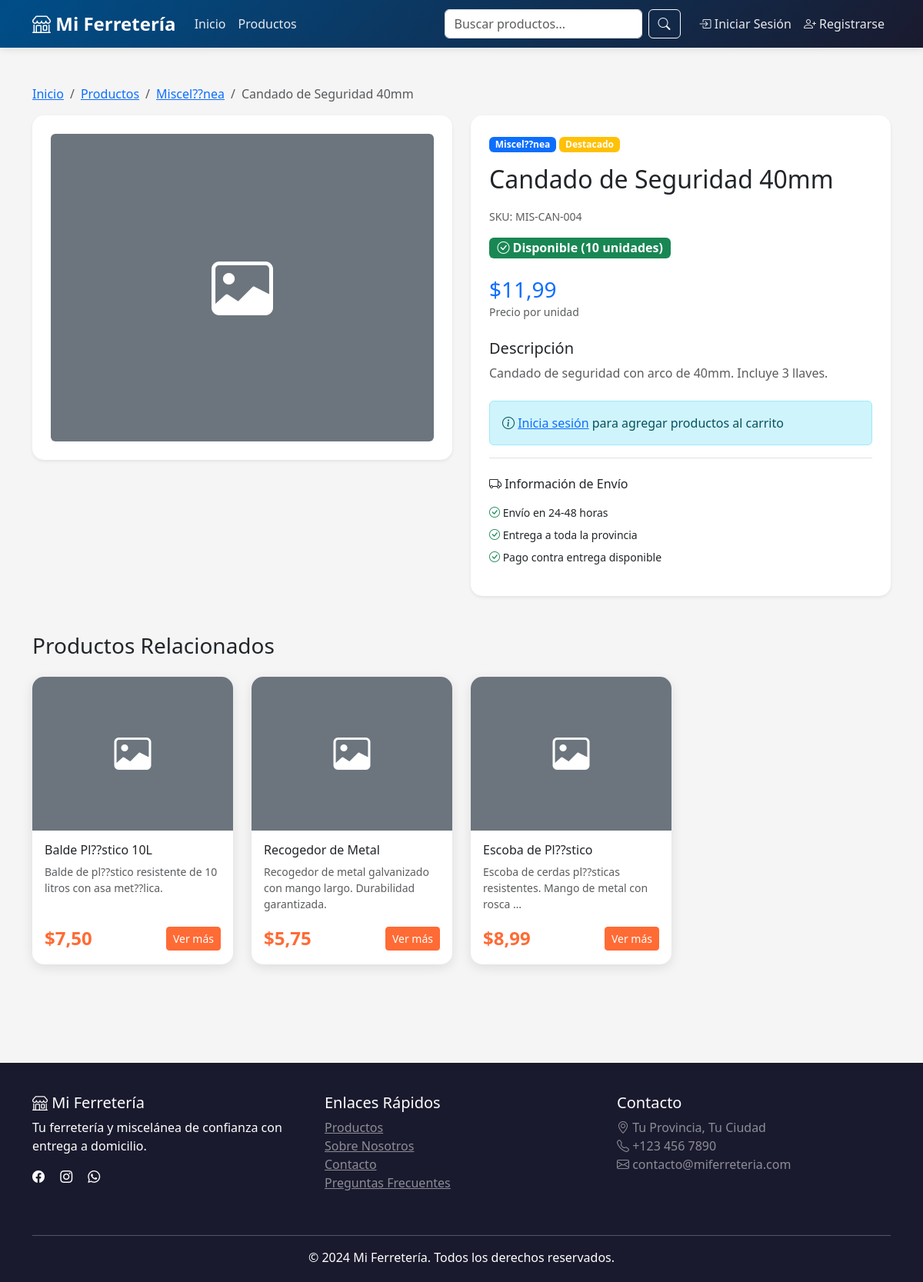
The page /producto/22/ on the database its author committed.
### shop/models.py (models this page shows, shortened)
class Product(models.Model):
    category = models.ForeignKey(Category, on_delete=models.CASCADE, related_name='products', verbose_name="Categoría")
    name = models.CharField(max_length=200, verbose_name="Nombre")
    description = models.TextField(verbose_name="Descripción")
    price = models.DecimalField(max_digits=10, decimal_places=2, validators=[MinValueValidator(Decimal('0.01'))], verbose_name="Precio")
    stock = models.IntegerField(default=0, validators=[MinValueValidator(0)], verbose_name="Stock")
    image = models.ImageField(upload_to='products/', blank=True, null=True, verbose_name="Imagen")
    is_active = models.BooleanField(default=True, verbose_name="Activo")
    featured = models.BooleanField(default=False, verbose_name="Destacado")
    sku = models.CharField(max_length=50, unique=True, verbose_name="SKU")
    created_at = models.DateTimeField(auto_now_add=True)
    updated_at = models.DateTimeField(auto_now=True)
    class Meta:
        verbose_name = "Producto"
        verbose_name_plural = "Productos"
        ordering = ['-created_at']
    @property
    def in_stock(self):
        return self.stock > 0

class Category(models.Model):
    name = models.CharField(max_length=100, verbose_name="Nombre")
    description = models.TextField(blank=True, verbose_name="Descripción")
    slug = models.SlugField(unique=True)
    created_at = models.DateTimeField(auto_now_add=True)
    class Meta:
        verbose_name = "Categoría"
        verbose_name_plural = "Categorías"
        ordering = ['name']

### shop/views.py (the view)
# urls.py: path('producto/<int:pk>/', views.product_detail, name='product_detail'),
def product_detail(request, pk):
    product = get_object_or_404(Product, pk=pk, is_active=True)
    related_products = Product.objects.filter(
        category=product.category,
        is_active=True
    ).exclude(pk=pk)[:4]
    context = {
        'product': product,
        'related_products': related_products,
    }
    return render(request, 'shop/product_detail.html', context)

### shop/templates/shop/product_detail.html (shortened to what this page needs)
{% extends 'shop/base.html' %}
{% block content %}
<div class="container py-5">
    <nav aria-label="breadcrumb">
        <ol class="breadcrumb">
            <li class="breadcrumb-item"><a href="{% url 'shop:home' %}">Inicio</a></li>
            <li class="breadcrumb-item"><a href="{% url 'shop:product_list' %}">Productos</a></li>
            <li class="breadcrumb-item"><a href="{% url 'shop:product_list' %}?category={{ product.category.slug }}">{{ product.category.name }}</a></li>
            <li class="breadcrumb-item active">{{ product.name }}</li>
        </ol>
    </nav>
    <div class="row">
        <div class="col-lg-6 mb-4">
            <div class="card shadow-sm">
                <div class="card-body p-4">
                    {% if product.image %}
                        <img src="{{ product.image.url }}" class="img-fluid rounded" alt="{{ product.name }}">
                    {% else %}
                        <div class="bg-secondary rounded d-flex align-items-center justify-content-center" style="height: 400px;">
                            <i class="bi bi-image text-white" style="font-size: 5rem;"></i>
                        </div>
                    {% endif %}
                </div>
            </div>
        </div>
        <div class="col-lg-6">
            <div class="card shadow-sm">
                <div class="card-body p-4">
                    <div class="mb-3">
                        <span class="badge bg-primary">{{ product.category.name }}</span>
                        {% if product.featured %}
                            <span class="badge bg-warning">Destacado</span>
                        {% endif %}
                    </div>
                    <h2 class="mb-3">{{ product.name }}</h2>
                    <div class="mb-3">
                        <small class="text-muted">SKU: {{ product.sku }}</small>
                    </div>
                    <div class="mb-4">
                        {% if product.stock == 0 %}
                            <span class="badge bg-danger fs-6">
                                <i class="bi bi-x-circle"></i> Agotado
                            </span>
                        {% elif product.stock < 10 %}
                            <span class="badge bg-warning fs-6">
                                <i class="bi bi-exclamation-triangle"></i> Últimas {{ product.stock }} unidades
                            </span>
                        {% else %}
                            <span class="badge bg-success fs-6">
                                <i class="bi bi-check-circle"></i> Disponible ({{ product.stock }} unidades)
                            </span>
                        {% endif %}
                    </div>
                    <div class="mb-4">
                        <h3 class="text-primary mb-0">${{ product.price }}</h3>
                        <small class="text-muted">Precio por unidad</small>
                    </div>
                    <div class="mb-4">
                        <h5>Descripción</h5>
                        <p class="text-muted">{{ product.description }}</p>
                    </div>
                    {% if product.in_stock and user.is_authenticated %}
                        <form id="addToCartForm" class="mb-4">
                            {% csrf_token %}
                            <div class="row align-items-end">
                                <div class="col-md-4 mb-3">
                                    <label for="quantity" class="form-label">Cantidad:</label>
                                    <input type="number"
                                           class="form-control form-control-lg"
                                           id="quantity"
                                           name="quantity"
                                           value="1"
                                           min="1"
                                           max="{{ product.stock }}">
                                </div>
                                <div class="col-md-8 mb-3">
                                    <button type="submit" class="btn btn-primary btn-lg w-100">
                                        <i class="bi bi-cart-plus"></i> Agregar al Carrito
                                    </button>
                                </div>
                            </div>
                        </form>
                    {% elif not product.in_stock %}
                        <div class="alert alert-warning">
                            <i class="bi bi-exclamation-triangle"></i>
                            Este producto no está disponible actualmente
                        </div>
                    {% else %}
                        <div class="alert alert-info">
                            <i class="bi bi-info-circle"></i>
                            <a href="{% url 'shop:login' %}?next={{ request.path }}">Inicia sesión</a> para agregar productos al carrito
                        </div>
                    {% endif %}
                    <div class="border-top pt-4">
                        <h6 class="mb-3"><i class="bi bi-truck"></i> Información de Envío</h6>
                        <ul class="list-unstyled small">
                            <li class="mb-2"><i class="bi bi-check-circle text-success"></i> Envío en 24-48 horas</li>
                            <li class="mb-2"><i class="bi bi-check-circle text-success"></i> Entrega a toda la provincia</li>
                            <li class="mb-2"><i class="bi bi-check-circle text-success"></i> Pago contra entrega disponible</li>
                        </ul>
                    </div>
                </div>
            </div>
        </div>
    </div>
    {% if related_products %}
        <div class="mt-5">
            <h3 class="mb-4">Productos Relacionados</h3>
            <div class="row g-4">
                {% for related in related_products %}
                    <div class="col-lg-3 col-md-4 col-sm-6">
                        <div class="card h-100">
                            <div class="position-relative">
                                {% if related.image %}
                                    <img src="{{ related.image.url }}" class="card-img-top product-image" alt="{{ related.name }}">
                                {% else %}
                                    <div class="product-image bg-secondary d-flex align-items-center justify-content-center">
                                        <i class="bi bi-image text-white" style="font-size: 3rem;"></i>
                                    </div>
                                {% endif %}
                            </div>
                            <div class="card-body d-flex flex-column">
                                <h6 class="card-title">{{ related.name }}</h6>
                                <p class="card-text text-muted small flex-grow-1">
                                    {{ related.description|truncatewords:10 }}
                                </p>
                                <div class="d-flex justify-content-between align-items-center mt-auto">
                                    <span class="price-tag">${{ related.price }}</span>
                                    <a href="{% url 'shop:product_detail' related.pk %}" class="btn btn-sm btn-primary">
                                        Ver más
                                    </a>
                                </div>
                            </div>
                        </div>
                    </div>
                {% endfor %}
            </div>
        </div>
    {% endif %}
</div>
{% endblock %}

### shop/templates/shop/base.html (style rules this page uses)
:root { --primary-color: #ff6b35; --secondary-color: #004e89; --dark-color: #1a1a2e; --light-color: #f5f5f5; }
body { font-family: 'Segoe UI', Tahoma, Geneva, Verdana, sans-serif; background-color: var(--light-color); }
.btn-primary { background-color: var(--primary-color); border-color: var(--primary-color); transition: all 0.3s; }
.card { border: none; border-radius: 15px; box-shadow: 0 4px 15px rgba(0,0,0,0.1); transition: transform 0.3s, box-shadow 0.3s; }
.product-image { height: 200px; object-fit: cover; border-radius: 15px 15px 0 0; }
.price-tag { font-size: 1.5rem; font-weight: bold; color: var(--primary-color); }

### rows shown on the page
Product: category.name "Miscel??nea", name "Candado de Seguridad 40mm", sku "MIS-CAN-004", stock "10", price "11,99", description "Candado de seguridad con arco de 40mm. Incluye 3 llaves."
Product: name "Balde Pl??stico 10L", description "Balde de pl??stico resistente de 10 litros con asa met??lica.", price "7,50"
Product: name "Recogedor de Metal", description "Recogedor de metal galvanizado con mango largo. Durabilidad garantizada.", price "5,75"
Product: name "Escoba de Pl??stico", description "Escoba de cerdas pl??sticas resistentes. Mango de metal con rosca …", price "8,99"
